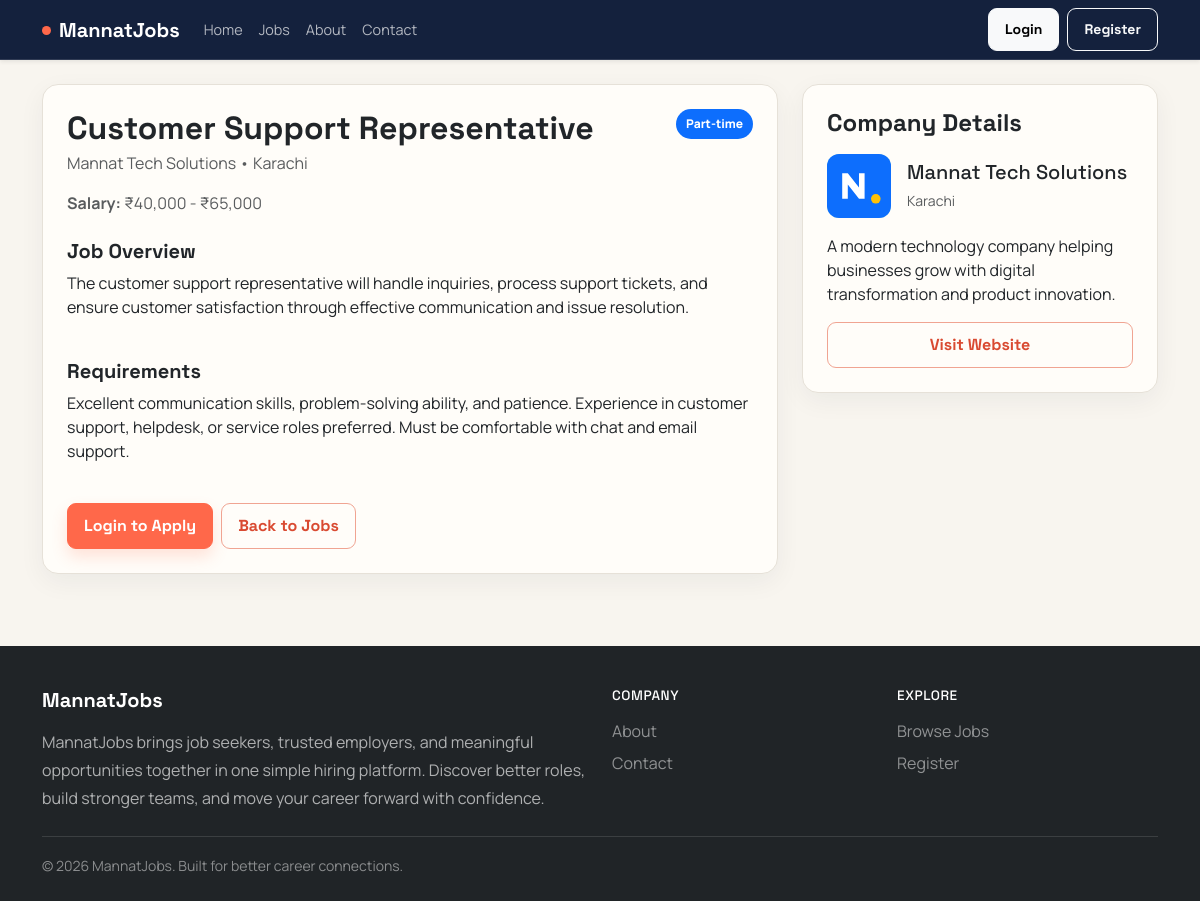
The page /job-details.php?id=4 on the database its author committed.
### tables this page shows
CREATE TABLE jobs (
    id INT UNSIGNED AUTO_INCREMENT PRIMARY KEY,
    employer_id INT UNSIGNED NOT NULL,
    category_id INT UNSIGNED NOT NULL,
    title VARCHAR(180) NOT NULL,
    description TEXT NOT NULL,
    requirements TEXT NOT NULL,
    location VARCHAR(120) NOT NULL,
    job_type ENUM('Full-time', 'Part-time', 'Remote', 'Internship') NOT NULL,
    salary_min DECIMAL(12,2) DEFAULT NULL,
    salary_max DECIMAL(12,2) DEFAULT NULL,
    experience_level VARCHAR(80) DEFAULT NULL,
    deadline DATE DEFAULT NULL,
    status ENUM('pending', 'approved', 'rejected', 'closed') NOT NULL DEFAULT 'pending',
    created_at TIMESTAMP NOT NULL DEFAULT CURRENT_TIMESTAMP,
    updated_at TIMESTAMP NOT NULL DEFAULT CURRENT_TIMESTAMP ON UPDATE CURRENT_TIMESTAMP,
    CONSTRAINT fk_jobs_employer FOREIGN KEY (employer_id) REFERENCES users(id) ON DELETE CASCADE,
    CONSTRAINT fk_jobs_category FOREIGN KEY (category_id) REFERENCES job_categories(id) ON DELETE RESTRICT,
    INDEX idx_jobs_employer (employer_id),
    INDEX idx_jobs_status (status),
    INDEX idx_jobs_location (location),
    INDEX idx_jobs_category (category_id)
);

CREATE TABLE employer_profiles (
    user_id INT UNSIGNED NOT NULL PRIMARY KEY,
    company_name VARCHAR(180) DEFAULT NULL,
    company_logo VARCHAR(255) DEFAULT NULL,
    company_website VARCHAR(255) DEFAULT NULL,
    company_description TEXT DEFAULT NULL,
    approved TINYINT(1) NOT NULL DEFAULT 0,
    updated_at TIMESTAMP NOT NULL DEFAULT CURRENT_TIMESTAMP ON UPDATE CURRENT_TIMESTAMP,
    CONSTRAINT fk_employer_user FOREIGN KEY (user_id) REFERENCES users(id) ON DELETE CASCADE
);

### includes/functions.php (called while the page is built, shortened)
<?php
function e($value)
{
    return htmlspecialchars((string)$value, ENT_QUOTES, 'UTF-8');
}
function formatIndianRupees($amount)
{
    $number = number_format((float)$amount, 0, '.', '');
    $lastThree = substr($number, -3);
    $remaining = substr($number, 0, -3);
    $remaining = preg_replace('/(?<=\d)(?=(\d{2})+$)/', ',', $remaining);
    return '₹' . $remaining . ',' . $lastThree;
}
function isLoggedIn()
{
    return isset($_SESSION['user_id']) && !empty($_SESSION['user_id']);
}
function appBasePath()
{
    static $basePath;
    if ($basePath !== null) {
        return $basePath;
    }
    $documentRoot = realpath($_SERVER['DOCUMENT_ROOT'] ?? '');
    $appRoot = realpath(__DIR__ . '/..');
    $basePath = '';
    if ($documentRoot && $appRoot) {
        $documentRoot = str_replace('\\', '/', rtrim($documentRoot, '\\/'));
        $appRoot = str_replace('\\', '/', $appRoot);
        if (str_starts_with(strtolower($appRoot), strtolower($documentRoot))) {
            $basePath = substr($appRoot, strlen($documentRoot));
        }
    }
    return rtrim($basePath, '/');
}
function url($path = '')
{
    $path = ltrim($path, '/');
    return appBasePath() . ($path === '' ? '/' : '/' . $path);
}

### job-details.php (the view, shortened to what this page needs)
<?php
require_once __DIR__ . '/includes/db.php';
require_once __DIR__ . '/includes/functions.php';
$id = (int)($_GET['id'] ?? 0);
$stmt = $conn->prepare('SELECT j.*, c.name AS category_name, u.name AS employer_name, ep.company_name, ep.company_logo, ep.company_website, ep.company_description FROM jobs j INNER JOIN job_categories c ON c.id = j.category_id INNER JOIN users u ON u.id = j.employer_id LEFT JOIN employer_profiles ep ON ep.user_id = u.id WHERE j.id = ? LIMIT 1');
$stmt->bind_param('i', $id);
$stmt->execute();
$job = $stmt->get_result()->fetch_assoc();
include __DIR__ . '/includes/header.php';
?>
<div class="row g-4">
    <div class="col-lg-8">
        <div class="card p-4">
            <div class="d-flex justify-content-between align-items-start flex-wrap gap-3 mb-3">
                <div>
                    <h2 class="fw-bold mb-1"><?php echo e($job['title']); ?></h2>
                    <p class="mb-0 text-muted"><?php echo e($job['company_name'] ?: $job['employer_name']); ?> • <?php echo e($job['location']); ?></p>
                </div>
                <span class="job-badge bg-primary text-white"><?php echo e($job['job_type']); ?></span>
            </div>
            <?php if ($job['salary_min'] !== null): ?>
                <p class="text-muted mb-4"><strong>Salary:</strong> <?php echo e(formatIndianRupees($job['salary_min']) . ' - ' . formatIndianRupees($job['salary_max'])); ?></p>
            <?php endif; ?>
            <div class="mb-4">
                <h5 class="fw-bold">Job Overview</h5>
                <p><?php echo nl2br(e($job['description'])); ?></p>
            </div>
            <div class="mb-4">
                <h5 class="fw-bold">Requirements</h5>
                <p><?php echo nl2br(e($job['requirements'])); ?></p>
            </div>
            <div class="d-flex gap-2 flex-wrap">
                <?php if (isLoggedIn() && $_SESSION['user_role'] === 'jobseeker'): ?>
                    <a href="<?php echo e(url('jobseeker/apply.php?job_id=' . (int)$job['id'])); ?>" class="btn btn-primary">Apply Now</a>
                <?php elseif (!isLoggedIn()): ?>
                    <a href="<?php echo e(url('login.php')); ?>" class="btn btn-primary">Login to Apply</a>
                <?php else: ?>
                    <button class="btn btn-secondary" disabled>Apply Now</button>
                <?php endif; ?>
                <a href="<?php echo e(url('jobs.php')); ?>" class="btn btn-outline-primary">Back to Jobs</a>
            </div>
        </div>
    </div>
    <div class="col-lg-4">
        <div class="card p-4">
            <h4 class="fw-bold mb-3">Company Details</h4>
            <div class="d-flex align-items-center gap-3 mb-3">
                <img src="<?php echo e(url('assets/images/logo-placeholder.svg')); ?>" alt="Company logo" class="company-logo">
                <div>
                    <h5 class="mb-1"><?php echo e($job['company_name'] ?: $job['employer_name']); ?></h5>
                    <small class="text-muted"><?php echo e($job['location']); ?></small>
                </div>
            </div>
            <p><?php echo nl2br(e($job['company_description'] ?: 'Company profile not added yet.')); ?></p>
            <?php if (!empty($job['company_website'])): ?>
                <a href="<?php echo e($job['company_website']); ?>" class="btn btn-outline-primary w-100" target="_blank">Visit Website</a>
            <?php endif; ?>
        </div>
    </div>
</div>
<?php include __DIR__ . '/includes/footer.php'; ?>

### assets/css/style.css (style rules this page uses)
:root { --primary: #ff684a; --primary-dark: #d94a31; --secondary: #14213d; --ink: #172033; --paper: #f8f5ef; --mint: #b9eadb; --muted: #657084; --success: #20866b; --danger: #c94848; --warning: #d28a22; --border: #e6e1d8; --shadow: 0 18px 50px rgba(20, 33, 61, 0.09); }
* { scrollbar-color: #b9b1a5 var(--paper); }
body { font-family: 'Manrope', sans-serif; background: var(--paper); color: var(--ink); min-width: 320px; min-height: 100vh; display: flex; flex-direction: column; }
h1, h2, h3, h4, h5, h6, .navbar-brand, .btn { font-family: 'Space Grotesk', sans-serif; }
h1, h2, h3, h4, h5, h6 { letter-spacing: 0; }
.card, .stat-box, .dashboard-sidebar { border: 1px solid var(--border); border-radius: 16px; box-shadow: 0 8px 26px rgba(20, 33, 61, 0.055); background: #fffdf9; }
.card { transition: box-shadow 180ms ease, transform 180ms ease; }
.company-logo { width: 64px; height: 64px; object-fit: cover; border-radius: 12px; background: var(--mint); }
.job-badge { font-size: 0.75rem; border-radius: 999px; padding: 6px 10px; font-weight: 800; }
.btn { border-radius: 9px; font-weight: 700; padding: 10px 16px; transition: transform 160ms ease, box-shadow 160ms ease, background 160ms ease; }
.btn-primary { --bs-btn-bg: var(--primary); --bs-btn-border-color: var(--primary); --bs-btn-hover-bg: var(--primary-dark); --bs-btn-hover-border-color: var(--primary-dark); box-shadow: 0 8px 16px rgba(255, 104, 74, 0.18); }
.btn-outline-primary { --bs-btn-color: var(--primary-dark); --bs-btn-border-color: #f0a492; --bs-btn-hover-bg: var(--primary); --bs-btn-hover-border-color: var(--primary); }

### rows shown on the page
jobs: title "Customer Support Representative", employer_profiles.company_name "Mannat Tech Solutions", location "Karachi", job_type "Part-time", salary_min+salary_max "₹40,000 - ₹65,000", description "The customer support representative will handle inquiries, process support tickets, and ensure customer satisfaction through effective communication and issue resolution.", requirements "Excellent communication skills, problem-solving ability, and patience. Experience in customer support, helpdesk, or service roles preferred. Must be comfortable with chat and email support.", employer_profiles.company_description "A modern technology company helping businesses grow with digital transformation and product innovation."
